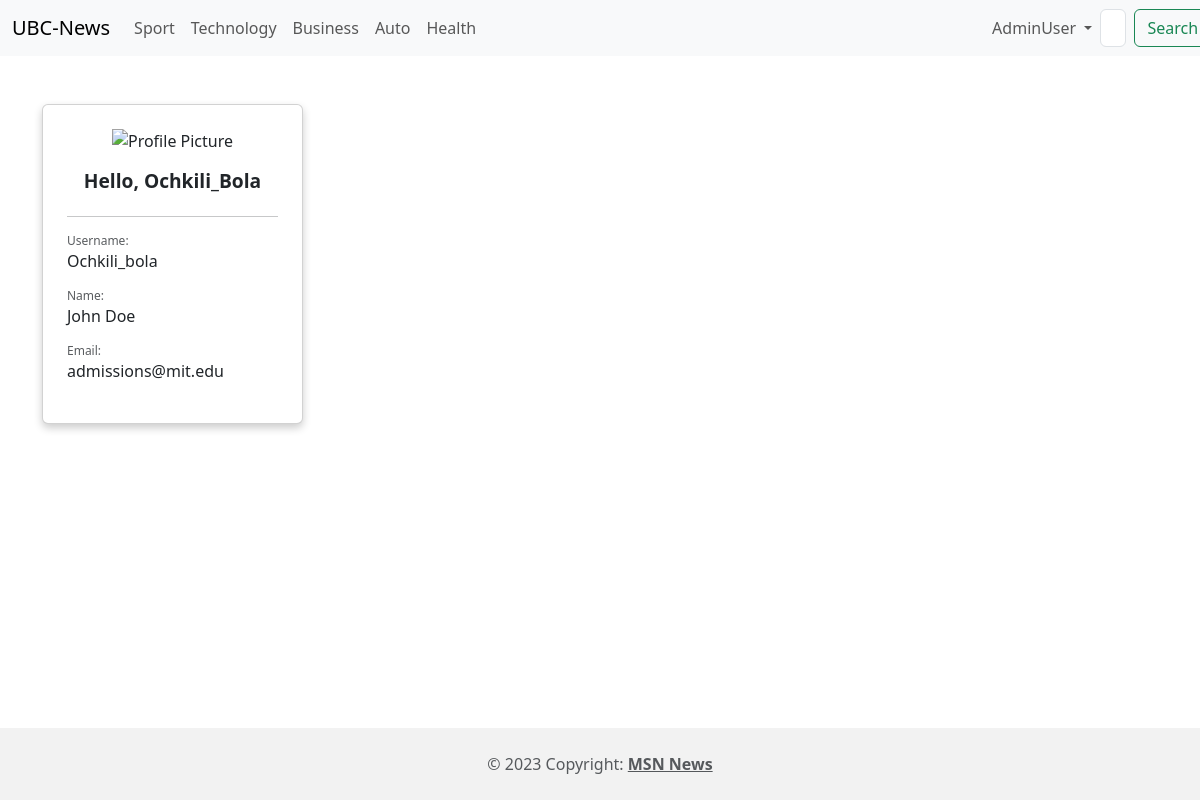
Page /profile/5 (signed in) on the committed database.
### news/models.py (models this page shows)
class User(AbstractUser):
    avatar = models.ImageField(upload_to='ubc-user/%Y/%m/%d/', blank=True)
    class Meta(AbstractUser.Meta):
        swappable = 'AUTH_USER_MODEL'

### news/views.py (the view)
# urls.py: path('profile/<int:user_id>', profile, name='profile'),
@login_required
def profile(request, user_id):
    user = User.objects.get(id=user_id)
    user_data = {
        'user': user
    }
    return render(request, 'news/profile.html', context=user_data)

### news/templates/news/profile.html (shortened to what this page needs)
{% extends "news/base.html" %}
{% load static %}
{% block content %}
{% load crispy_forms_tags %}
<br><br>
<div class="container mx-auto">
    <div class="row">
        <div class="col-sm-12 col-md-12 col-lg-3 pb-4">
            <div class="card p-4">
                {% if user.avatar %}
                <img src="{{ user.image.url }}" alt="Profile Picture" class="img-fluid mb-3 mx-auto"
                     style="max-width: 200px;">
                {% else %}
                <img src="{% static 'news/images/profile.png' %}" alt="Default Profile Picture"
                     class="img-fluid mb-3 mx-auto" style="max-width: 200px;">
                {% endif %}
                <h4 class="card-title font-weight-bold text-center">Hello, {{ user.username|title }}</h4>
                <hr>
                <div class="card-text">
                    <p class="text-muted mb-0" style="font-size: 12px">Username:</p>
                    <p>{{ user.username }}</p>
                    <p class="text-muted mb-0" style="font-size: 12px">Name:</p>
                    <p>{{ user.first_name }} {{ user.last_name }}</p>
                    <p class="text-muted mb-0" style="font-size: 12px">Email:</p>
                    <p>{{ user.email }}</p>
                </div>
            </div>
        </div>
    </div>
</div>
{% endblock %}

### news/templates/news/inc/navbar.html (shortened to what this page needs)
<nav class="navbar navbar-expand-lg bg-body-tertiary sticky-top">
    <div class="container-fluid">
        <a class="navbar-brand" href="{% url 'main' %}">UBC-News</a>
        <div class="collapse navbar-collapse" id="navbarSupportedContent">
            <ul class="navbar-nav me-auto mb-2 mb-lg-0">
                <li class="nav-item">
                    <a class="nav-link" href="{% url 'category' 1 %}">Sport</a>
                </li>
                <li class="nav-item">
                    <a class="nav-link" href="{% url 'category' 2 %}">Technology</a>
                </li>
                <li class="nav-item">
                    <a class="nav-link" href="{% url 'category' 3 %}">Business</a>
                </li>
                <li class="nav-item">
                    <a class="nav-link" href="{% url 'category' 4 %}">Auto</a>
                </li>
                <li class="nav-item">
                    <a class="nav-link" href="{% url 'category' 5 %}">Health</a>
                </li>
                {% if user.is_authenticated %}
                    <li class="nav-item dropdown" style="margin-left: 500px">
                        <a class="nav-link dropdown-toggle" href="#" role="button" data-bs-toggle="dropdown"
                           aria-expanded="false">
                            {{ request.user.username }}
                        </a>
                    </li>
                {% else %}
                    <li class="nav-item">
                        <a class="nav-link" href="{% url 'login' %}">Login</a>
                    </li>
                {% endif %}
            </ul>
            <form class="d-flex" role="search">
                <input
                        class="form-control me-2"
                        type="search"
                        placeholder="Search"
                        aria-label="Search"
                        name="search_word"
                />
                <button class="btn btn-outline-success" type="submit">Search</button>
            </form>
        </div>
    </div>
</nav>

### news/static/news/styles/main.css (style rules this page uses)
body { padding-bottom: 100px; }
.card { box-shadow: 0 4px 8px rgba(0, 0, 0, 0.2); transition: 0.3s; margin-bottom: 20px; padding: 10px; }
.card-title { font-size: 1.2rem; font-weight: bold; margin-bottom: 0.5rem; }
.card-text { font-size: 1rem; line-height: 1.4; }

### rows in the picture
User: user.username "AdminUser"
User: username "Ochkili_Bola", username "Ochkili_bola", first_name "John", last_name "Doe", email "admissions@mit.edu"
